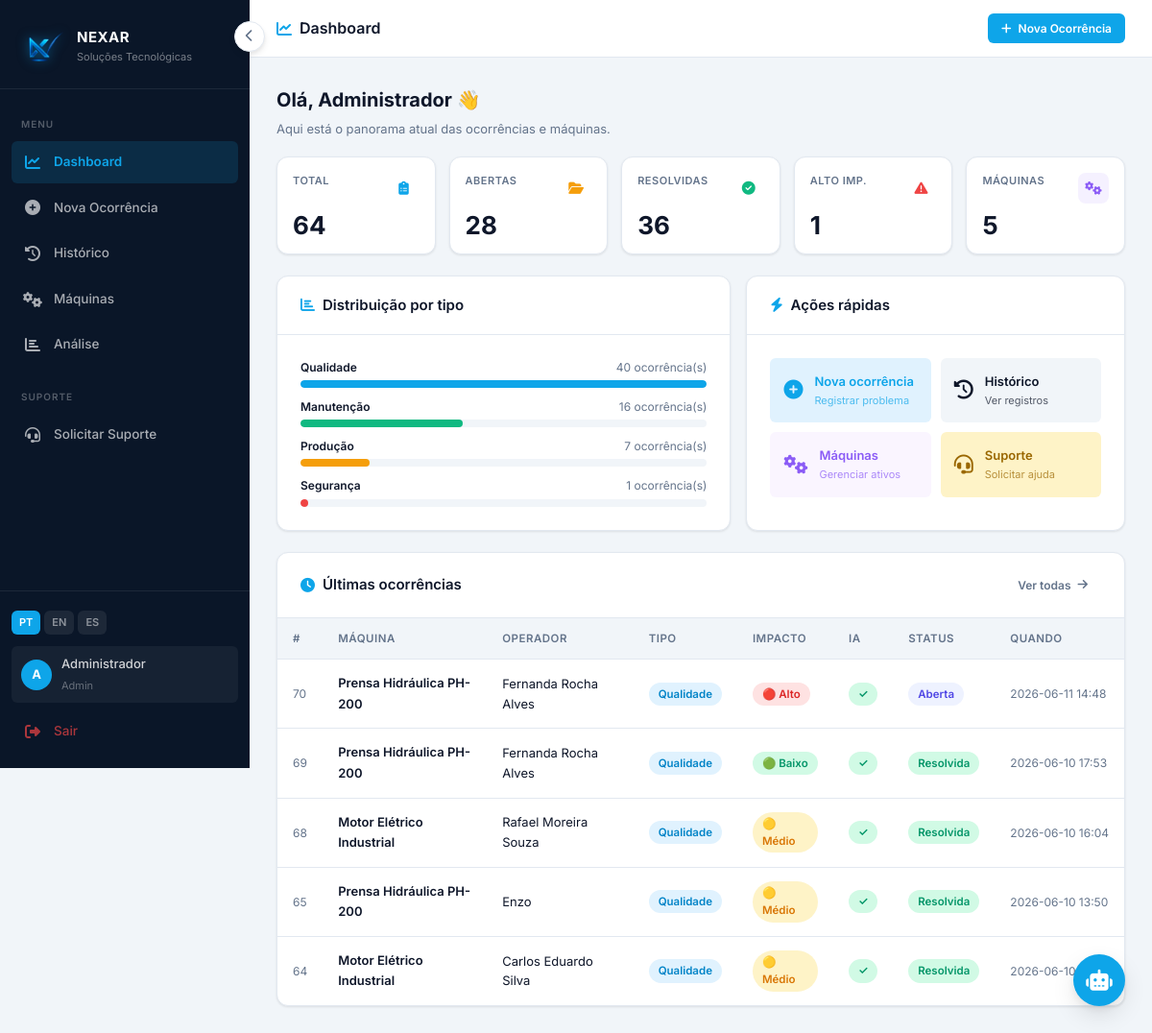
/dashboard (signed in), run on the app's committed database.
### tables this page shows
CREATE TABLE usuarios (
            id INTEGER PRIMARY KEY AUTOINCREMENT,
            nome TEXT NOT NULL,
            email TEXT UNIQUE NOT NULL,
            senha_hash TEXT NOT NULL,
            perfil TEXT DEFAULT 'operador',
            ativo INTEGER DEFAULT 1,
            criado_em DATETIME DEFAULT CURRENT_TIMESTAMP
        );

CREATE TABLE ocorrencias (
            id INTEGER PRIMARY KEY AUTOINCREMENT,
            data_ocorrencia TEXT,
            nome_operador TEXT,
            setor_area TEXT,
            descricao TEXT,
            tipo_ocorrencia TEXT,
            nivel_impacto TEXT,
            problema_recorrente TEXT,
            detalhamento_tecnico TEXT,
            resposta_ia TEXT,
            imagem_url TEXT,
            data_registro DATETIME DEFAULT CURRENT_TIMESTAMP
        , ia_status TEXT DEFAULT 'ok', status TEXT DEFAULT 'Aberta', diagrama_url TEXT, maquina_id INTEGER, anotacoes_ia TEXT, solucao_aplicada TEXT, componente_real TEXT, data_resolucao DATETIME, resolvido_por_id INTEGER);

CREATE TABLE maquinas (
            id INTEGER PRIMARY KEY AUTOINCREMENT,
            nome TEXT NOT NULL,
            modelo TEXT,
            fabricante TEXT,
            ano TEXT,
            setor TEXT,
            descricao TEXT,
            criado_em DATETIME DEFAULT CURRENT_TIMESTAMP
        );

### app.py (the view)
@app.route("/dashboard")
@login_required
def dashboard():
    conn = get_db()
    total       = conn.execute("SELECT COUNT(*) AS n FROM ocorrencias").fetchone()["n"]
    abertas     = conn.execute("SELECT COUNT(*) AS n FROM ocorrencias WHERE status = 'Aberta'").fetchone()["n"]
    resolvidas  = conn.execute("SELECT COUNT(*) AS n FROM ocorrencias WHERE status IN ('Resolvida','Fechada')").fetchone()["n"]
    alto_imp    = conn.execute("SELECT COUNT(*) AS n FROM ocorrencias WHERE nivel_impacto = 'Alto' AND status = 'Aberta'").fetchone()["n"]
    total_maq   = conn.execute("SELECT COUNT(*) AS n FROM maquinas").fetchone()["n"]
    por_tipo = conn.execute("""
        SELECT COALESCE(tipo_ocorrencia,'Outros') AS tipo, COUNT(*) AS n
        FROM ocorrencias GROUP BY tipo ORDER BY n DESC
    """).fetchall()
    ultimas = conn.execute("""
        SELECT o.id, o.nome_operador, o.tipo_ocorrencia, o.nivel_impacto,
               o.descricao, o.status, o.data_registro, o.ia_status,
               m.nome AS maquina_nome
        FROM ocorrencias o
        LEFT JOIN maquinas m ON o.maquina_id = m.id
        ORDER BY o.data_registro DESC LIMIT 5
    """).fetchall()
    conn.close()
    kpis = {
        "total": total, "abertas": abertas, "resolvidas": resolvidas,
        "alto_impacto": alto_imp, "maquinas": total_maq,
    }
    return render_template("telaInicial.html", kpis=kpis, por_tipo=por_tipo, ultimas=ultimas)

### app.py (called while the page is built)
def get_db():
    conn = sqlite3.connect("qrqc.db")
    conn.row_factory = sqlite3.Row
    return conn

@login_manager.user_loader
def load_user(user_id):
    conn = get_db()
    u = conn.execute("SELECT * FROM usuarios WHERE id = ?", (user_id,)).fetchone()
    conn.close()
    if u:
        return User(u["id"], u["nome"], u["email"], u["perfil"])
    return None

@app.context_processor
def inject_globals():
    lang = session.get("lang", "pt")
    return {"t": TRANSLATIONS.get(lang, TRANSLATIONS["pt"]), "lang": lang}

### templates/telaInicial.html (shortened to what this page needs)
{% extends 'menu.html' %}
{% block content %}
<div class="topbar">
  <div class="topbar-title">
    <i class="fas fa-chart-line"></i> Dashboard
  </div>
  <div class="topbar-actions">
    <a href="{{ url_for('CadastroOcorrencia') }}" class="btn btn-primary btn-sm">
      <i class="fas fa-plus"></i> {{ t.nova_ocorrencia }}
    </a>
  </div>
</div>
<div class="page-body">
  <div style="margin-bottom:18px;">
    <h2 style="font-size:20px; font-weight:700; color:var(--text); margin-bottom:4px;">
      Olá, {{ current_user.nome.split()[0] }} 👋
    </h2>
    <p style="color:var(--text-muted); font-size:13px;">
      Aqui está o panorama atual das ocorrências e máquinas.
    </p>
  </div>
  <div class="kpi-grid">
    {% set cards = [
      ('Total',      kpis.total,        'fa-clipboard-list', 'var(--primary)'),
      ('Abertas',    kpis.abertas,      'fa-folder-open',    'var(--warning)'),
      ('Resolvidas', kpis.resolvidas,   'fa-check-circle',   'var(--success)'),
      ('Alto Imp.',  kpis.alto_impacto, 'fa-exclamation-triangle','var(--danger)'),
      ('Máquinas',   kpis.maquinas,     'fa-cogs',           '#8B5CF6'),
    ] %}
    {% for label, valor, icon, cor in cards %}
    <div class="card" style="padding:16px;">
      <div style="display:flex; justify-content:space-between; align-items:flex-start; margin-bottom:10px;">
        <span style="font-size:11px; color:var(--text-muted); font-weight:600; text-transform:uppercase; letter-spacing:.5px;">{{ label }}</span>
        <div style="
          width:32px; height:32px; border-radius:8px;
          background:{{ cor }}15;
          display:flex; align-items:center; justify-content:center;
        ">
          <i class="fas {{ icon }}" style="color:{{ cor }}; font-size:14px;"></i>
        </div>
      </div>
      <div style="font-size:26px; font-weight:700; color:var(--text); line-height:1;">{{ valor }}</div>
    </div>
    {% endfor %}
  </div>
  <div class="dash-two-col">
    <div class="card">
      <div class="card-header">
        <span class="card-title"><i class="fas fa-chart-bar"></i> Distribuição por tipo</span>
      </div>
      <div class="card-body">
        {% if por_tipo %}
          {% set max_n = por_tipo[0].n if por_tipo[0].n > 0 else 1 %}
          <div style="display:flex; flex-direction:column; gap:10px;">
            {% for t_row in por_tipo %}
            {% set pct = (t_row.n * 100 // max_n) %}
            {% set cor = 'var(--primary)' if t_row.tipo == 'Qualidade'
                          else 'var(--danger)'  if t_row.tipo == 'Segurança'
                          else 'var(--warning)' if t_row.tipo == 'Produção'
                          else 'var(--success)' if t_row.tipo == 'Manutenção'
                          else 'var(--text-light)' %}
            <div>
              <div style="display:flex; justify-content:space-between; font-size:12px; margin-bottom:4px;">
                <span style="font-weight:600; color:var(--text);">{{ t_row.tipo }}</span>
                <span style="color:var(--text-muted);">{{ t_row.n }} ocorrência(s)</span>
              </div>
              <div style="height:8px; background:var(--bg-page); border-radius:4px; overflow:hidden;">
                <div style="height:100%; width:{{ pct }}%; background:{{ cor }}; border-radius:4px; transition:width .4s;"></div>
              </div>
            </div>
            {% endfor %}
          </div>
        {% else %}
          <div style="text-align:center; padding:32px 0; color:var(--text-muted);">
            <i class="fas fa-chart-bar" style="font-size:28px; opacity:.3; display:block; margin-bottom:8px;"></i>
            <p style="font-size:13px;">Nenhuma ocorrência registrada ainda.</p>
          </div>
        {% endif %}
      </div>
    </div>
    <div class="card">
      <div class="card-header">
        <span class="card-title"><i class="fas fa-bolt"></i> Ações rápidas</span>
      </div>
      <div class="card-body">
        <div class="grid-2" style="gap:10px;">
          <a href="{{ url_for('CadastroOcorrencia') }}" class="quick-action" style="background:var(--primary-light); color:var(--primary);">
            <i class="fas fa-plus-circle"></i>
            <div>
              <strong>Nova ocorrência</strong>
              <small>Registrar problema</small>
            </div>
          </a>
          <a href="{{ url_for('historico') }}" class="quick-action" style="background:#F1F5F9; color:var(--text);">
            <i class="fas fa-history"></i>
            <div>
              <strong>Histórico</strong>
              <small>Ver registros</small>
            </div>
          </a>
          <a href="{{ url_for('maquinas') }}" class="quick-action" style="background:#FAF5FF; color:#8B5CF6;">
            <i class="fas fa-cogs"></i>
            <div>
              <strong>Máquinas</strong>
              <small>Gerenciar ativos</small>
            </div>
          </a>
          <a href="{{ url_for('solicitacao') }}" class="quick-action" style="background:#FEF3C7; color:#9A6700;">
            <i class="fas fa-headset"></i>
            <div>
              <strong>Suporte</strong>
              <small>Solicitar ajuda</small>
            </div>
          </a>
        </div>
      </div>
    </div>
  </div>
  <div class="card">
    <div class="card-header">
      <span class="card-title"><i class="fas fa-clock"></i> Últimas ocorrências</span>
      <a href="{{ url_for('historico') }}" class="btn btn-ghost btn-sm">
        Ver todas <i class="fas fa-arrow-right"></i>
      </a>
    </div>
    <div class="card-body" style="padding:0;">
      {% if ultimas %}
      <div class="table-wrapper">
      <table class="table" style="margin:0;">
        <thead>
          <tr>
            <th>#</th>
            <th>Máquina</th>
            <th>Operador</th>
            <th>Tipo</th>
            <th>Impacto</th>
            <th>IA</th>
            <th>Status</th>
            <th>Quando</th>
          </tr>
        </thead>
        <tbody>
          {% for o in ultimas %}
          <tr>
            <td style="color:var(--text-muted); font-size:12px;">{{ o.id }}</td>
            <td><span style="font-weight:600; font-size:13px;">{{ o.maquina_nome or '—' }}</span></td>
            <td style="font-size:13px;">{{ o.nome_operador }}</td>
            <td>
              {% if o.tipo_ocorrencia == 'Qualidade' %}<span class="badge badge-primary">{{ o.tipo_ocorrencia }}</span>
              {% elif o.tipo_ocorrencia == 'Segurança' %}<span class="badge badge-danger">{{ o.tipo_ocorrencia }}</span>
              {% elif o.tipo_ocorrencia == 'Produção' %}<span class="badge badge-warning">{{ o.tipo_ocorrencia }}</span>
              {% else %}<span class="badge badge-info">{{ o.tipo_ocorrencia or '—' }}</span>{% endif %}
            </td>
            <td>
              {% if o.nivel_impacto == 'Alto' %}<span class="badge badge-danger">🔴 Alto</span>
              {% elif o.nivel_impacto == 'Médio' %}<span class="badge badge-warning">🟡 Médio</span>
              {% else %}<span class="badge badge-success">🟢 Baixo</span>{% endif %}
            </td>
            <td>
              {% if o.ia_status == 'ok' %}<span class="badge badge-success">✓</span>
              {% elif o.ia_status == 'fallback' %}<span class="badge badge-warning">offline</span>
              {% else %}<span class="badge badge-danger">erro</span>{% endif %}
            </td>
            <td>
              {% if o.status in ('Resolvida','Fechada') %}<span class="badge badge-success">{{ o.status }}</span>
              {% elif o.status == 'Em andamento' %}<span class="badge badge-warning">{{ o.status }}</span>
              {% else %}<span class="badge badge-info">{{ o.status or 'Aberta' }}</span>{% endif %}
            </td>
            <td style="font-size:12px; color:var(--text-muted); white-space:nowrap;">
              {{ o.data_registro[:16] if o.data_registro else '—' }}
            </td>
          </tr>
          {% endfor %}
        </tbody>
      </table>
      </div>
      {% endif %}
    </div>
  </div>
</div>
{% endblock %}

### templates/menu.html (shortened to what this page needs)
<!DOCTYPE html>
<html lang="{{ lang }}">
<head>
  <link rel="stylesheet" href="/static/css/design-system.css" />
  <link rel="stylesheet" href="https://cdnjs.cloudflare.com/ajax/libs/font-awesome/6.5.0/css/all.min.css" />
</head>
<body>
<div class="app-wrapper">
  <aside class="sidebar" id="sidebar">
    <div class="sidebar-logo">
      <img src="/static/assets/img/nexar_logo_clean.png" alt="Nexar" />
      <div class="sidebar-logo-text">
        <h4>NEXAR</h4>
        <p>Soluções Tecnológicas</p>
      </div>
    </div>
    <nav class="sidebar-nav">
      <span class="nav-label">Menu</span>
      <a href="{{ url_for('dashboard') }}"
         class="nav-item {% if request.endpoint == 'dashboard' %}active{% endif %}">
        <i class="fas fa-chart-line"></i>
        <span>Dashboard</span>
      </a>
      <a href="{{ url_for('CadastroOcorrencia') }}"
         class="nav-item {% if request.endpoint == 'CadastroOcorrencia' or request.endpoint == 'registrar_ocorrencia' %}active{% endif %}">
        <i class="fas fa-plus-circle"></i>
        <span>{{ t.nova_ocorrencia }}</span>
      </a>
      <a href="{{ url_for('historico') }}"
         class="nav-item {% if request.endpoint == 'historico' %}active{% endif %}">
        <i class="fas fa-history"></i>
        <span>{{ t.historico }}</span>
      </a>
      <a href="{{ url_for('maquinas') }}"
         class="nav-item {% if 'maquina' in request.endpoint %}active{% endif %}">
        <i class="fas fa-cogs"></i>
        <span>{{ t.maquinas }}</span>
      </a>
      <a href="{{ url_for('analise') }}"
         class="nav-item {% if request.endpoint == 'analise' %}active{% endif %}">
        <i class="fas fa-chart-bar"></i>
        <span>Análise</span>
      </a>
      <span class="nav-label" style="margin-top:8px">Suporte</span>
      <a href="{{ url_for('solicitacao') }}"
         class="nav-item {% if request.endpoint == 'solicitacao' %}active{% endif %}">
        <i class="fas fa-headset"></i>
        <span>{{ t.solicitar_suporte }}</span>
      </a>
    </nav>
    <div class="sidebar-footer">
      <div class="lang-selector">
        <a href="{{ url_for('set_lang', lang='pt') }}"
           class="lang-btn {% if lang == 'pt' %}active{% endif %}">PT</a>
        <a href="{{ url_for('set_lang', lang='en') }}"
           class="lang-btn {% if lang == 'en' %}active{% endif %}">EN</a>
        <a href="{{ url_for('set_lang', lang='es') }}"
           class="lang-btn {% if lang == 'es' %}active{% endif %}">ES</a>
      </div>
      <div class="user-chip">
        <div class="user-avatar">
          {{ current_user.nome[0].upper() if current_user.is_authenticated else 'U' }}
        </div>
        <div class="user-info-text">
          <p>{{ current_user.nome if current_user.is_authenticated else 'Usuário' }}</p>
          <span>{{ current_user.perfil.title() if current_user.is_authenticated else '' }}</span>
        </div>
      </div>
      <a href="{{ url_for('logout') }}" class="nav-item" style="color: rgba(239,68,68,.7);">
        <i class="fas fa-sign-out-alt"></i>
        <span>{{ t.sair }}</span>
      </a>
    </div>
  </aside>
  <button class="sidebar-toggle" id="sidebarToggle" onclick="toggleSidebar()">
    <i class="fas fa-chevron-left"></i>
  </button>
  <div class="main-content" id="mainContent">
    {% block content %}{% endblock %}
  </div>
</div>
<button class="chat-fab" id="chatFab" onclick="toggleChat()" title="{{ t.assistente }}">
  <i class="fas fa-robot"></i>
</button>
</body>
</html>

### templates/telaInicial.html (style rules this page uses)
.quick-action { display: flex; align-items: center; gap: 12px; padding: 14px; border-radius: var(--radius-sm); text-decoration: none; transition: var(--transition); }
.quick-action i { font-size: 20px; flex-shrink: 0; }
.quick-action strong { display:block; font-size: 13px; font-weight: 600; }
.quick-action small { display:block; font-size: 11px; opacity: .7; margin-top:1px; }

### data on the page
usuarios: nome "A", nome "Administrador", perfil "Admin"
ocorrencias: id "70", nome "Prensa Hidráulica PH-200", nome_operador "Fernanda Rocha Alves", tipo_ocorrencia "Qualidade", nivel_impacto "🔴 Alto", status "Aberta", data_registro "2026-06-11 14:48"
ocorrencias: id "69", nome "Prensa Hidráulica PH-200", nome_operador "Fernanda Rocha Alves", tipo_ocorrencia "Qualidade", nivel_impacto "🟢 Baixo", status "Resolvida", data_registro "2026-06-10 17:53"
ocorrencias: id "68", nome "Motor Elétrico Industrial", nome_operador "Rafael Moreira Souza", tipo_ocorrencia "Qualidade", nivel_impacto "🟡 Médio", status "Resolvida", data_registro "2026-06-10 16:04"
ocorrencias: id "65", nome "Prensa Hidráulica PH-200", nome_operador "Enzo", tipo_ocorrencia "Qualidade", nivel_impacto "🟡 Médio", status "Resolvida", data_registro "2026-06-10 13:50"
ocorrencias: id "64", nome "Motor Elétrico Industrial", nome_operador "Carlos Eduardo Silva", tipo_ocorrencia "Qualidade", nivel_impacto "🟡 Médio", status "Resolvida", data_registro "2026-06-10 13:35"

### other printed values
{{ t.nova_ocorrencia }} "Nova Ocorrência"
{{ t.historico }} "Histórico"
{{ t.maquinas }} "Máquinas"
{{ t.solicitar_suporte }} "Solicitar Suporte"
{{ t.sair }} "Sair"
{{ label }} "TOTAL" "ABERTAS" "RESOLVIDAS" "ALTO IMP." "MÁQUINAS"
{{ valor }} "64" "28" "36" "1" "5"
{{ t_row.tipo }} "Qualidade" "Manutenção" "Produção" "Segurança"
{{ t_row.n }} "40" "16" "7" "1"
